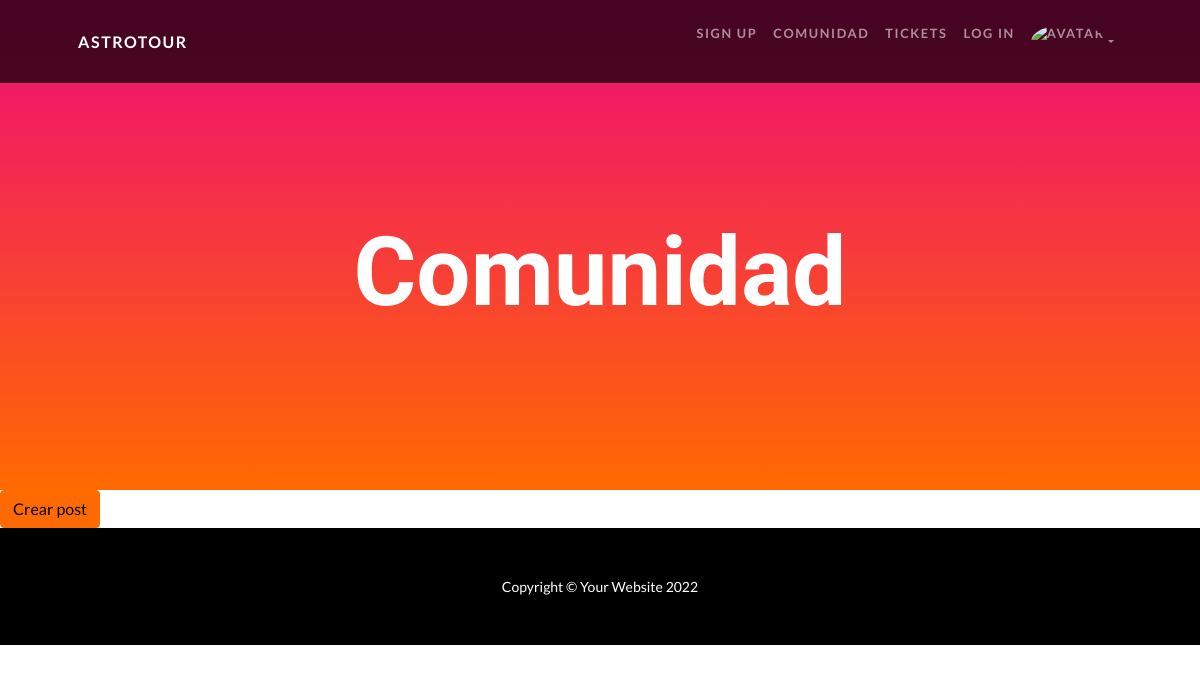
Page /comunidad/posteos (signed in) on the earlier database version.
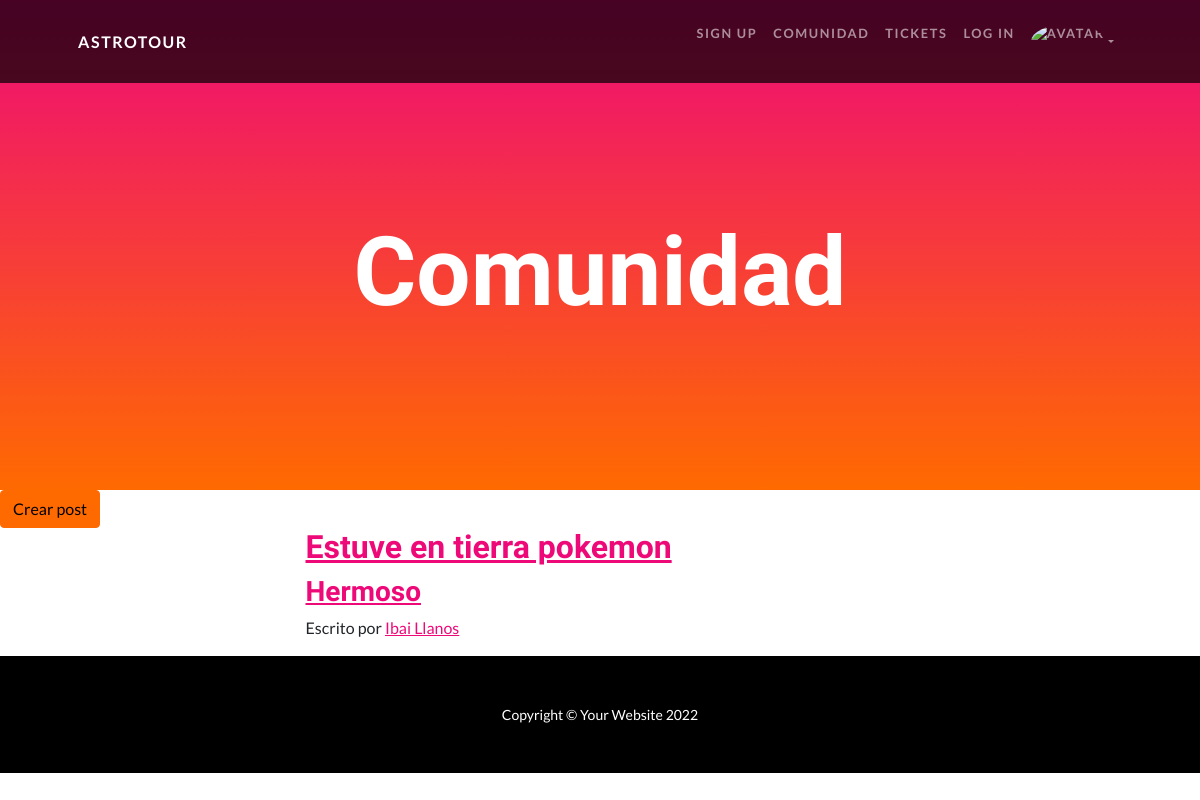
Same page on the later database version.
### Comunidad/models.py (models this page shows, shortened)
class Posts(models.Model):
    usuario = models.ForeignKey(Astroturista, on_delete= models.CASCADE)
    nombre_post = models.CharField(max_length= 50)
    descripcion = models.CharField(max_length= 50)
    texto = models.TextField()
    imagen = models.ImageField(upload_to = "imagen")

### Usuario/models.py (models this page shows)
class Astroturista(models.Model):
    peso = models.IntegerField()
    pasaporte_espacial = models.IntegerField()
    nombre = models.CharField(max_length = 30)
    apellido = models.CharField(max_length = 30)
    email = models.EmailField()
    user = models.OneToOneField(User, on_delete=models.CASCADE)
    avatar = models.ImageField(upload_to = "avatares")
    def __str__(self):
        return f"{self.nombre} {self.apellido}"

### Comunidad/views.py (the view)
# urls.py: path("posteos", views.posteos, name = "Ver_post"),
def posteos(request):
    post = Posts.objects.all()
    contexto={
        'post': post,
        'posteos': posteos
    }
    return render(request, 'inicio_posts.html', contexto)

### Comunidad/templates/inicio_posts.html
{% extends "padre_comunidad.html" %}
{% block ContenidoQueCambia %}
{% if request.user.is_authenticated %}
<a type="btn" class="btn btn-secondary" href="{% url 'Crear_posts' %}">Crear post</a>
{% endif %}
{% for posteo in post %}
<section>
    <div class="container px-4 px-lg-5">
        <div class="row gx-4 gx-lg-5 justify-content-center">
            <div class="col-md-10 col-lg-8 col-xl-7">
                <div class="post-preview">
                    <a href="{% url 'Mostrar_posts' posteo.pk %}">
                        <h2 class="post-title">{{posteo.nombre_post}}</h2>
                        <h3 class="post-subtitle">{{posteo.descripcion}}</h3>
                    </a>
                        <p class="post-meta">
                            Escrito por
                            <a href="{% url 'Perfil-astro' posteo.usuario.user.pk %}">{{posteo.usuario}}</a>
                        </p>
                </div>
            </div>
        </div>
    </div>
</section>
{% endfor %}
{% endblock ContenidoQueCambia %}

Differences in the rows shown:
added Posts: nombre_post "Estuve en tierra pokemon", descripcion "Hermoso", usuario "Ibai Llanos"
